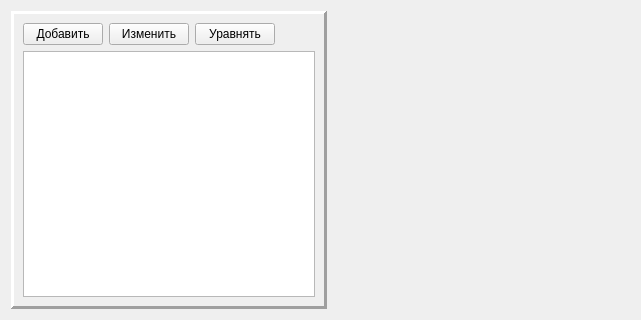
<?xml version="1.0" encoding="UTF-8"?>
<ui version="4.0">
 <class>SPRZonesRangesTableWidget</class>
 <widget class="QWidget" name="SPRZonesRangesTableWidget">
  <property name="geometry">
   <rect>
    <x>0</x>
    <y>0</y>
    <width>641</width>
    <height>320</height>
   </rect>
  </property>
  <property name="sizePolicy">
   <sizepolicy hsizetype="Minimum" vsizetype="Minimum">
    <horstretch>0</horstretch>
    <verstretch>0</verstretch>
   </sizepolicy>
  </property>
  <property name="windowTitle">
   <string>Form</string>
  </property>
  <layout class="QHBoxLayout" name="horizontalLayout_2">
   <item>
    <widget class="QFrame" name="frame">
     <property name="sizePolicy">
      <sizepolicy hsizetype="Preferred" vsizetype="Minimum">
       <horstretch>0</horstretch>
       <verstretch>0</verstretch>
      </sizepolicy>
     </property>
     <property name="frameShape">
      <enum>QFrame::Panel</enum>
     </property>
     <property name="frameShadow">
      <enum>QFrame::Raised</enum>
     </property>
     <property name="lineWidth">
      <number>3</number>
     </property>
     <layout class="QVBoxLayout" name="verticalLayout_2">
      <item>
       <layout class="QVBoxLayout" name="verticalLayout">
        <item>
         <layout class="QHBoxLayout" name="horizontalLayout">
          <item>
           <widget class="QPushButton" name="bAddElement">
            <property name="text">
             <string>Добавить</string>
            </property>
            <property name="icon">
             <iconset resource="icons.qrc">
              <normaloff>:/icons/icons/b_Plus.png</normaloff>:/icons/icons/b_Plus.png</iconset>
            </property>
            <property name="iconSize">
             <size>
              <width>32</width>
              <height>32</height>
             </size>
            </property>
           </widget>
          </item>
          <item>
           <widget class="QPushButton" name="bEditElement">
            <property name="text">
             <string>Изменить</string>
            </property>
            <property name="icon">
             <iconset resource="icons.qrc">
              <normaloff>:/icons/icons/b_refresh_green.png</normaloff>:/icons/icons/b_refresh_green.png</iconset>
            </property>
            <property name="iconSize">
             <size>
              <width>32</width>
              <height>32</height>
             </size>
            </property>
           </widget>
          </item>
          <item>
           <widget class="QPushButton" name="bRoundRanges">
            <property name="text">
             <string>Уравнять</string>
            </property>
            <property name="icon">
             <iconset resource="icons.qrc">
              <normaloff>:/icons/icons/b_Equialent.png</normaloff>:/icons/icons/b_Equialent.png</iconset>
            </property>
            <property name="iconSize">
             <size>
              <width>32</width>
              <height>32</height>
             </size>
            </property>
           </widget>
          </item>
          <item>
           <spacer name="horizontalSpacer">
            <property name="orientation">
             <enum>Qt::Horizontal</enum>
            </property>
            <property name="sizeHint" stdset="0">
             <size>
              <width>40</width>
              <height>20</height>
             </size>
            </property>
           </spacer>
          </item>
         </layout>
        </item>
        <item>
         <widget class="SPRZonesRangesTable" name="tZonesTable"/>
        </item>
       </layout>
      </item>
     </layout>
    </widget>
   </item>
   <item>
    <spacer name="horizontalSpacer_2">
     <property name="orientation">
      <enum>Qt::Horizontal</enum>
     </property>
     <property name="sizeHint" stdset="0">
      <size>
       <width>40</width>
       <height>20</height>
      </size>
     </property>
    </spacer>
   </item>
  </layout>
 </widget>
 <customwidgets>
  <customwidget>
   <class>SPRZonesRangesTable</class>
   <extends>QTableWidget</extends>
   <header>sprzonesrangestable.h</header>
  </customwidget>
 </customwidgets>
 <resources>
  <include location="icons.qrc"/>
 </resources>
 <connections/>
</ui>
